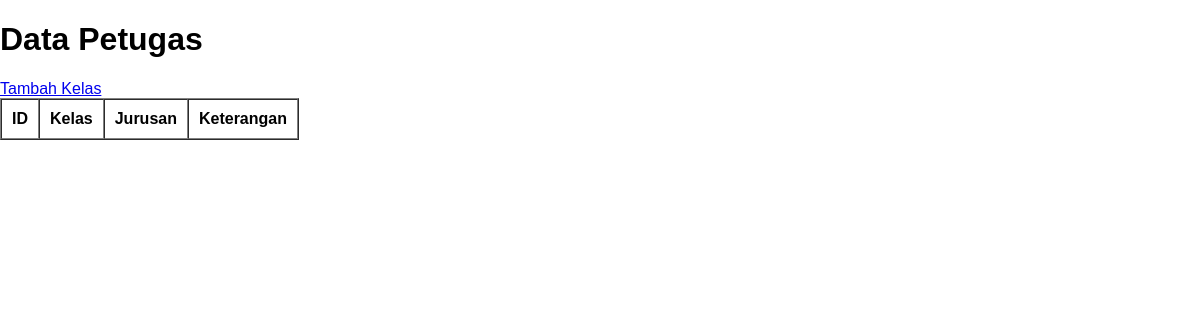
The page /kelas/kelas.php on the database as committed earlier.
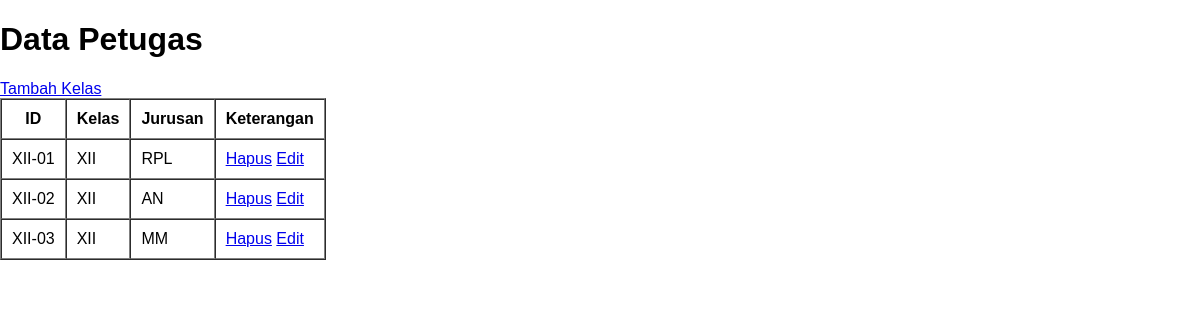
The same page on the database as committed later.
### tables this page shows
CREATE TABLE `tb_kelas` (
  `id_kelas` varchar(10) NOT NULL,
  `kelas` varchar(10) NOT NULL,
  `jurusan` varchar(10) NOT NULL
);

### kelas/functions_kelas.php (called while the page is built)
<?php
    $conn =  mysqli_connect("localhost", "root", "", "db_spp");
    function query($query){
        global $conn;
        $result = mysqli_query($conn, $query);
        $rows = [];
        while( $row = mysqli_fetch_assoc($result) ){
            $rows[] = $row;
        }
        return $rows;
    }
?>

### kelas/kelas.php (the view, shortened to what this page needs)
<?php
    require 'functions_kelas.php';
    $kelas = query("SELECT * FROM tb_kelas");
?>
<!DOCTYPE html>
<html lang="en">
<head>
</head>
<body>
    <h1>Data Petugas</h1>
    <a href="create_kelas.php">Tambah Kelas</a>
    <table border="1" cellspacing="0" cellpadding="10">
        <tr>
            <th>ID</th>
            <th>Kelas</th>
            <th>Jurusan</th>
            <th>Keterangan</th>
        </tr>
        <?php foreach($kelas as $row) : ?>
        <tr>
            <td><?= $row["id_kelas"]; ?></td>
            <td><?= $row["kelas"]; ?></td>
            <td><?= $row["jurusan"] ?></td>
            <td>
                <a href="delete_kelas.php?id_kelas=<?= $row["id_kelas"]; ?>">Hapus</a>
                <a href="update_kelas.php?id_kelas=<?= $row["id_kelas"]; ?>">Edit</a>
            </td>
        </tr>
        <?php endforeach; ?>
    </table>
</body>
</html>

### kelas/kelas.php (style rules this page uses)
html, body { margin: 0; padding: 0; box-sizing: border-box; font-family: 'Gill Sans', 'Gill Sans MT', Calibri, 'Trebuchet MS', sans-serif; }

Rows that differ between the two databases and show on the page:
added tb_kelas: id_kelas "XII-01", kelas "XII", jurusan "RPL"
added tb_kelas: id_kelas "XII-02", kelas "XII", jurusan "AN"
added tb_kelas: id_kelas "XII-03", kelas "XII", jurusan "MM"
